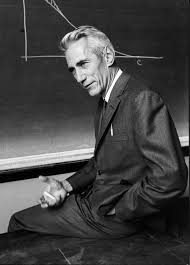
%> input picture P4/imagenes/Shannon.jpg, 190 x 265 px
$ octave ejercicio5a.m   (GNU Octave 9; MATLAB toolbox functions it lacks are replaced by stand-ins)
%> lines starting %> are read from the running program, lines starting %| are printed output that depends on the picture; in (x1, y1, x2, y2) boxes, pixels count from 0 and x2, y2 are one past the last pixel; in counts of white or black regions, pixels touching at a corner belong together; the program's own positions count from 1
### P1/getEnergia.m
function [ E ] = getEnergia( ima )
%GETENERGIA Summary of this function goes here
%   Detailed explanation goes here
    E = sum(double(ima(:)).^2);
end

### P4/ejercicio5a.m
clear all
close all
clc

% ejercicio5a
I     = (rgb2gray(imread('Shannon.jpg')));
%> I: size 265x190 uint8; min 0, max 255, mean 65.5
sigma = 0.64;
k = 0.04;
N = 50;
W = 5;

I = double(I);
%> I: size 265x190 double
% ii) x and y derivatives
hx = [-1,0,1];
IX = conv2(I,hx,'same');
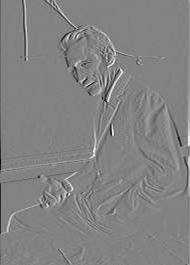
%> IX: size 265x190 double; min -237, max 226, mean 0.3; drawn with min black and max white
hy = [-1,0,1]';
IY = conv2(I,hy,'same');
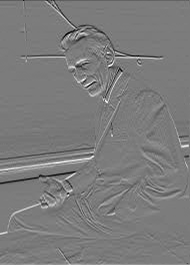
%> IY: size 265x190 double; min -216, max 228, mean 0; drawn with min black and max white

figure;
subplot(1,3,1)
imshow(uint8(I))
E = getEnergia(I);
%> in getEnergia, `E = sum(double(ima(:)).^2);`: E = 346418778
%> E = 346418778
title(sprintf('Imagen original I E=%g', E))
subplot(1,3,2)
imagesc(IX)
E = getEnergia(IX);
%> E = 29656101
title(sprintf('IX E=%g', E))
subplot(1,3,3)
imagesc(IY)
E = getEnergia(IY);
%> E = 30955813
title(sprintf('IY E=%g', E))
colormap gray

% iii)
IX2 = IX.*IX; IY2 = IY.*IY; IXY = IX.*IY;
%> after `IXY = IX.*IY`:
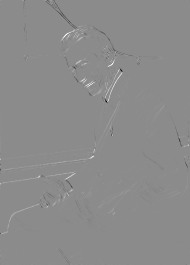
%> IXY: size 265x190 double; min -49476, max 40824, mean 55.5; drawn with min black and max white

figure;
subplot(1,3,1)
imagesc(IX2)
E = getEnergia(IX2);
%> E = 396322570929
title(sprintf('IX2 E=%g', E))
subplot(1,3,2)
imagesc(IY2)
E = getEnergia(IY2);
%> E = 365978996821
title(sprintf('IY2 E=%g', E))
subplot(1,3,3)
imagesc(IXY)
E = getEnergia(IXY);
%> E = 137713297690
title(sprintf('IXY E=%g', E))
colormap gray

% iv)
cutoff = ceil(3.5*sigma);
h = fspecial('gaussian',[2*cutoff+1,2*cutoff+1],sigma);
SX2 = conv2(IX2,h,'same');
SY2 = conv2(IY2,h,'same');
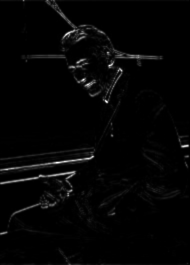
%> SY2: size 265x190 double; min 0, max 29981.7, mean 610.6; drawn with min black and max white
SXY = conv2(IXY,h,'same');

figure;
subplot(1,3,1)
imagesc(SX2)
E = getEnergia(SX2);
%> E = 2.27e+11
title(sprintf('SX2 E=%g', E))
subplot(1,3,2)
imagesc(SY2)
E = getEnergia(SY2);
%> E = 2.21e+11
title(sprintf('SY2 E=%g', E))
subplot(1,3,3)
imagesc(SXY)
E = getEnergia(SXY);
%> E = 6.65e+10
title(sprintf('SXY E=%g', E))
colormap gray

% iv) calculo respuesta

Trace = SX2 + SY2;
Det = SX2.*SY2 - (SXY).^2;
R = Det - k .* Trace.^2;
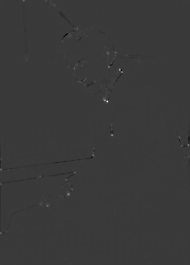
%> R: size 265x190 double; min -77060420.6, max 261740512.6, mean 65906.7; drawn with min black and max white

figure;
subplot(1,3,1)
imagesc(Trace)
E = getEnergia(Trace);
%> E = 6.39e+11
title(sprintf('Trace E=%g', E))
subplot(1,3,2)
imagesc(Det)
E = getEnergia(Det);
%> E = 9.82e+17
title(sprintf('Det E=%g', E))
subplot(1,3,3)
imagesc(R)
E = getEnergia(R);
%> E = 5.4e+17
title(sprintf('R E=%g', E))
colormap gray

% v) calculo maximos locales
se = strel('square', W);
R(1:W,:)  = 0;R(:,1:W)= 0;R(end-W+1:end,:)= 0;R(:,end-W+1:end)= 0;

%i condici髇 de m醲imo local de la LoG
mk = imdilate(R, se) - R;
mk = (mk == 0);
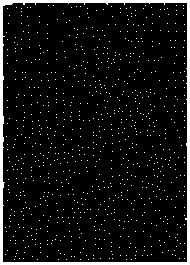
%> mk: size 265x190 logical; 7.3% white; 896 white regions (895 under 20 px), largest, box (x1, y1, x2, y2) and area: (0, 0, 190, 265) 2773
%ii localizar el m醲imo local de la LoG espacialmente
maximos = R.*mk;
valores_maximos = maximos(:);
[~  ,idx] = sort(valores_maximos,'descend');
idx = idx(1:(min(numel(idx),N)));
%> idx = 50 values, max 48111 at index 17, min 1822 at index 46, mean 23568
%ix = ix(1:N);
[I_row, I_col] = ind2sub(size(maximos),idx);
%> I_row = 50 values, max 232 at index 46, min 6 at index 31, mean 99.64; I_col = 50 values, max 182 at index 17, min 7 at index 46, mean 89.56

figure;
imshow(uint8(I)),
hold on, plot(I_col,I_row,'*r')
legend('Local maxima of image')
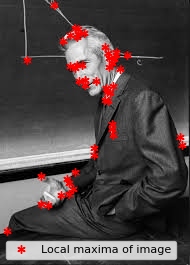
%> figure redrawn from the program's plot data

$ run again, with P4/imagenes/Nyquist.jpg copied over P4/imagenes/Shannon.jpg
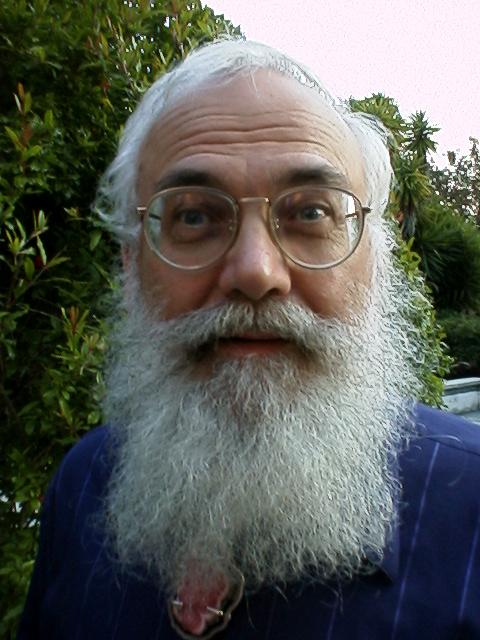
%> input picture P4/imagenes/Nyquist.jpg, 480 x 640 px
%> in getEnergia, `E = sum(double(ima(:)).^2);`: E = 4386153176
%> `E = getEnergia(IX);`: E = 164520629
%> `E = getEnergia(IY);`: E = 151380001
%> `E = getEnergia(IX2);`: E = 1.91e+12
%> `E = getEnergia(IY2);`: E = 2.11e+12
%> `E = getEnergia(IXY);`: E = 520156703250
%> `E = getEnergia(SX2);`: E = 1.02e+12
%> `E = getEnergia(SY2);`: E = 1.05e+12
%> `E = getEnergia(SXY);`: E = 1.93e+11
%> `E = getEnergia(Trace);`: E = 2.91e+12
%> `E = getEnergia(Det);`: E = 1.19e+19
%> `E = getEnergia(R);`: E = 8.01e+18
%> `mk = (mk == 0);`:
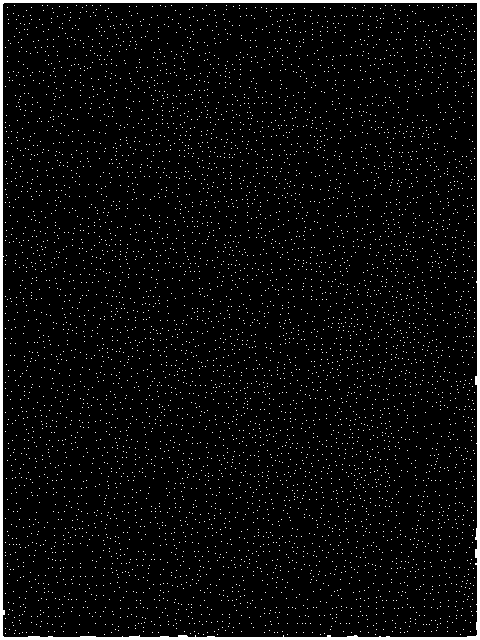
%> mk: size 640x480 logical; 4.2% white; 6009 white regions (6008 under 20 px), largest, box (x1, y1, x2, y2) and area: (0, 0, 480, 640) 6890
%> idx = 50 values, max 302286 at index 43, min 80690 at index 47, mean 228864.3
%> I_row = 50 values, max 207 at index 14, min 7 at index 18, mean 128.3; I_col = 50 values, max 473 at index 43, min 127 at index 17, mean 358.4
%> `legend('Local maxima of image')`:
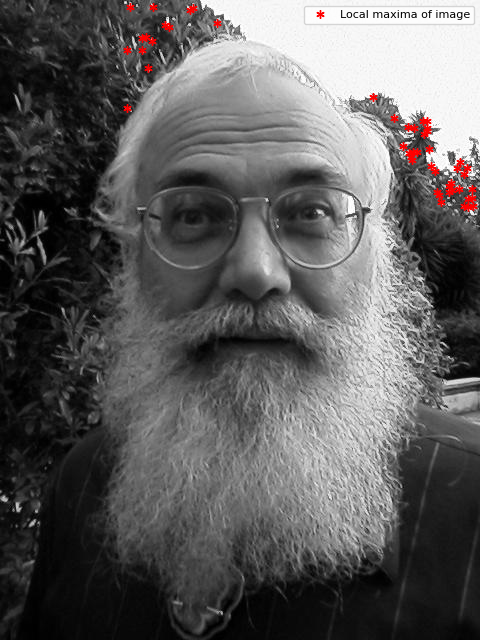
%> figure redrawn from the program's plot data
